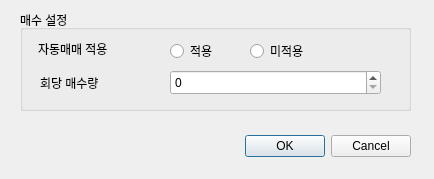
<?xml version="1.0" encoding="UTF-8"?>
<ui version="4.0">
 <class>Dialog</class>
 <widget class="QDialog" name="Dialog">
  <property name="geometry">
   <rect>
    <x>0</x>
    <y>0</y>
    <width>434</width>
    <height>179</height>
   </rect>
  </property>
  <property name="windowTitle">
   <string>피글DAO 연동 자동매매 설정</string>
  </property>
  <property name="windowIcon">
   <iconset>
    <normaloff>pigicon.ico</normaloff>pigicon.ico</iconset>
  </property>
  <widget class="QDialogButtonBox" name="bts_oneStock">
   <property name="geometry">
    <rect>
     <x>70</x>
     <y>130</y>
     <width>341</width>
     <height>32</height>
    </rect>
   </property>
   <property name="orientation">
    <enum>Qt::Horizontal</enum>
   </property>
   <property name="standardButtons">
    <set>QDialogButtonBox::Cancel|QDialogButtonBox::Ok</set>
   </property>
  </widget>
  <widget class="QGroupBox" name="groupBox_2">
   <property name="geometry">
    <rect>
     <x>20</x>
     <y>10</y>
     <width>391</width>
     <height>101</height>
    </rect>
   </property>
   <property name="title">
    <string>매수 설정</string>
   </property>
   <widget class="QLabel" name="label_3">
    <property name="geometry">
     <rect>
      <x>20</x>
      <y>64</y>
      <width>111</width>
      <height>18</height>
     </rect>
    </property>
    <property name="text">
     <string>회당 매수량</string>
    </property>
   </widget>
   <widget class="QSpinBox" name="et_buyVolume">
    <property name="geometry">
     <rect>
      <x>150</x>
      <y>60</y>
      <width>211</width>
      <height>25</height>
     </rect>
    </property>
    <property name="maximum">
     <number>1000000000</number>
    </property>
    <property name="singleStep">
     <number>1</number>
    </property>
   </widget>
   <widget class="QLabel" name="label_4">
    <property name="geometry">
     <rect>
      <x>18</x>
      <y>30</y>
      <width>121</width>
      <height>18</height>
     </rect>
    </property>
    <property name="text">
     <string>자동매매 적용</string>
    </property>
   </widget>
   <widget class="QRadioButton" name="rbt_apply">
    <property name="geometry">
     <rect>
      <x>150</x>
      <y>30</y>
      <width>130</width>
      <height>22</height>
     </rect>
    </property>
    <property name="text">
     <string>적용</string>
    </property>
    <attribute name="buttonGroup">
     <string notr="true">rbt_group_apply</string>
    </attribute>
   </widget>
   <widget class="QRadioButton" name="rbt_noApply">
    <property name="geometry">
     <rect>
      <x>230</x>
      <y>30</y>
      <width>130</width>
      <height>22</height>
     </rect>
    </property>
    <property name="text">
     <string>미적용</string>
    </property>
    <attribute name="buttonGroup">
     <string notr="true">rbt_group_apply</string>
    </attribute>
   </widget>
  </widget>
 </widget>
 <resources/>
 <connections/>
 <buttongroups>
  <buttongroup name="rbt_group_apply"/>
 </buttongroups>
</ui>
